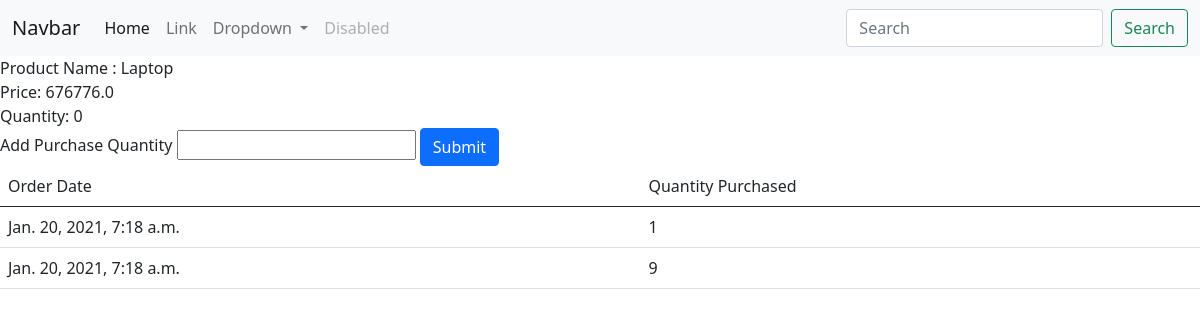
Before: /add/order/?id=1 with the older database file.
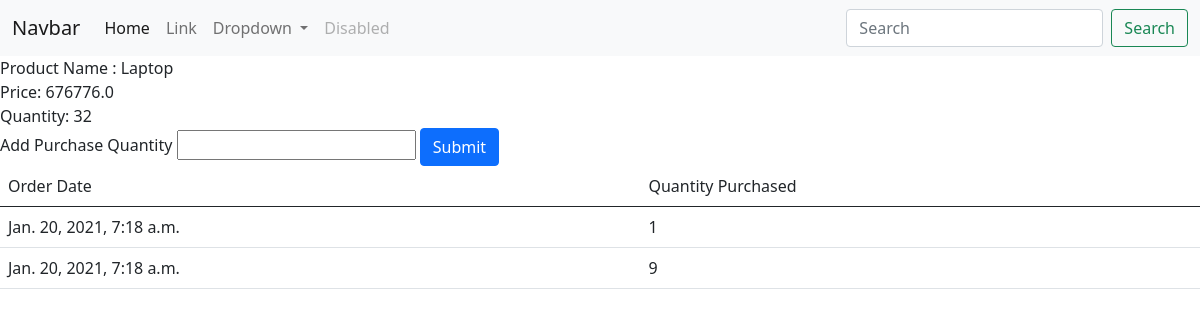
After: the same page with the newer database file.
### app/models.py (models this page shows)
class Product(models.Model):
	product_name = models.CharField(max_length=100)
	price = models.FloatField()
	quantity = models.IntegerField()

### app/views.py (the view)
# urls.py: path('add/order/',views.add_order_view,name='add_order_view'),
def add_order_view(request):
	if request.method=='POST':
		prod_id = request.POST.get('prod_id')
		purchase_quant = int(request.POST.get('purchase_quant'))
		prod = Product.objects.filter(id=prod_id)
		if prod:
			avail_quant = prod[0].quantity-purchase_quant
			prod.update(quantity=avail_quant)
			Order.objects.create(
				product=prod[0],
				quantity_purchased = purchase_quant)
			return redirect('all_product_view')
	else:
		product_id = request.GET.get('id')
		product = Product.objects.filter(id=product_id)
		print(product)
		if product:
			return render(request,'add_order.html',{'product':product[0]})
		else:
			return redirect('all_product_view')

### template/add_order.html (shortened to what this page needs)
{% extends 'base.html' %}
{% block body %}
Product Name : {{product.product_name}}<br>
Price: {{product.price}}<br>
Quantity: {{product.quantity}}<br>
<form method="post" id="ord_form">
	<label>Add Purchase Quantity</label>
	<input type="number" name="purchase_quant" id="purchase_quant">
	<button class="btn btn-primary" type="button" id="ord_submit"> Submit</button>
</form>
<table class="table">
	<thead>
		<tr>
			<td>Order Date</td>
			<td> Quantity Purchased</td>
		</tr>
	</thead>
	<tbody>
		{% for ord in product.product_related.all %}
			<tr>
				<td>{{ord.order_date}}</td>
				<td>{{ord.quantity_purchased}}</td>
			</tr>
		{% endfor %}
	</tbody>
</table>
{% endblock %}

Changed rows visible on the page:
changed Product "Laptop": quantity "0" → "32"
